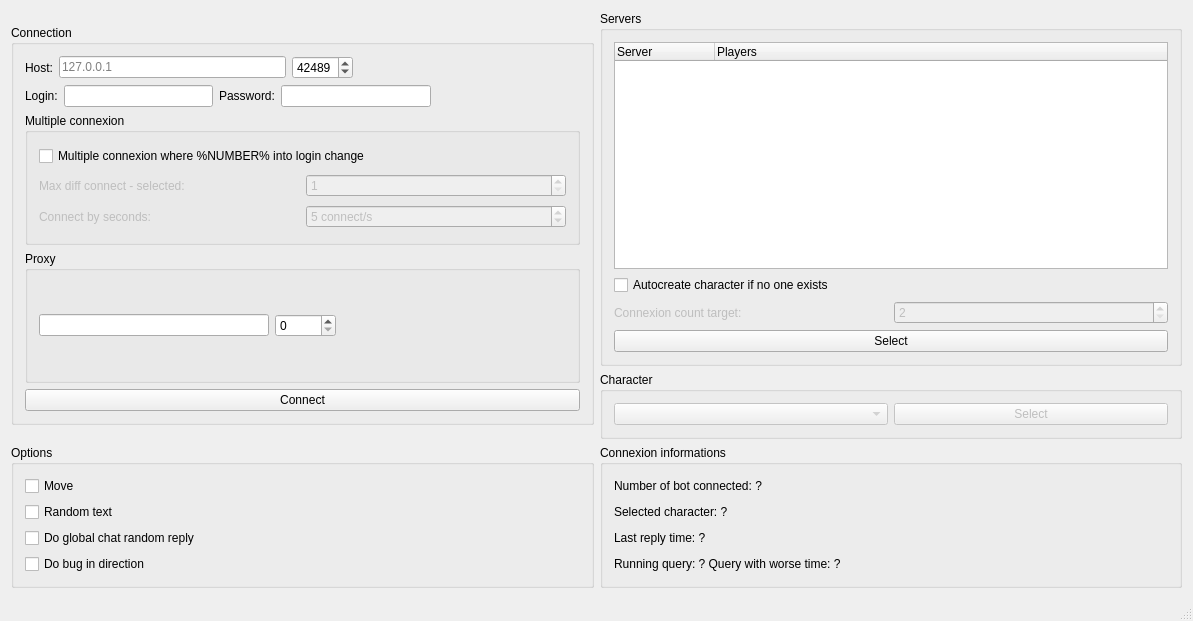
<?xml version="1.0" encoding="UTF-8"?>
<ui version="4.0">
 <class>MainWindow</class>
 <widget class="QMainWindow" name="MainWindow">
  <property name="geometry">
   <rect>
    <x>0</x>
    <y>0</y>
    <width>1193</width>
    <height>621</height>
   </rect>
  </property>
  <property name="windowTitle">
   <string>Bot actions</string>
  </property>
  <widget class="QWidget" name="centralWidget">
   <layout class="QGridLayout" name="gridLayout">
    <item row="0" column="0" rowspan="2">
     <widget class="QGroupBox" name="groupBox">
      <property name="maximumSize">
       <size>
        <width>16777215</width>
        <height>400</height>
       </size>
      </property>
      <property name="title">
       <string>Connection</string>
      </property>
      <layout class="QVBoxLayout" name="verticalLayout_3">
       <item>
        <layout class="QHBoxLayout" name="horizontalLayout_3">
         <item>
          <widget class="QLabel" name="label">
           <property name="text">
            <string>Host:</string>
           </property>
          </widget>
         </item>
         <item>
          <widget class="QLineEdit" name="host">
           <property name="placeholderText">
            <string notr="true">127.0.0.1</string>
           </property>
          </widget>
         </item>
         <item>
          <widget class="QSpinBox" name="port">
           <property name="maximum">
            <number>65535</number>
           </property>
           <property name="value">
            <number>42489</number>
           </property>
          </widget>
         </item>
         <item>
          <spacer name="horizontalSpacer">
           <property name="orientation">
            <enum>Qt::Horizontal</enum>
           </property>
           <property name="sizeHint" stdset="0">
            <size>
             <width>40</width>
             <height>20</height>
            </size>
           </property>
          </spacer>
         </item>
        </layout>
       </item>
       <item>
        <layout class="QHBoxLayout" name="horizontalLayout_2">
         <item>
          <widget class="QLabel" name="label_2">
           <property name="text">
            <string>Login:</string>
           </property>
          </widget>
         </item>
         <item>
          <widget class="QLineEdit" name="login"/>
         </item>
         <item>
          <widget class="QLabel" name="label_3">
           <property name="text">
            <string>Password:</string>
           </property>
          </widget>
         </item>
         <item>
          <widget class="QLineEdit" name="pass">
           <property name="echoMode">
            <enum>QLineEdit::Password</enum>
           </property>
          </widget>
         </item>
         <item>
          <spacer name="horizontalSpacer_3">
           <property name="orientation">
            <enum>Qt::Horizontal</enum>
           </property>
           <property name="sizeHint" stdset="0">
            <size>
             <width>40</width>
             <height>20</height>
            </size>
           </property>
          </spacer>
         </item>
        </layout>
       </item>
       <item>
        <widget class="QGroupBox" name="groupBox_MultipleConnexion">
         <property name="title">
          <string>Multiple connexion</string>
         </property>
         <layout class="QVBoxLayout" name="verticalLayout_7">
          <item>
           <widget class="QCheckBox" name="multipleConnexion">
            <property name="text">
             <string>Multiple connexion where %NUMBER% into login change</string>
            </property>
           </widget>
          </item>
          <item>
           <layout class="QHBoxLayout" name="horizontalLayout_7">
            <item>
             <widget class="QLabel" name="label_5">
              <property name="enabled">
               <bool>false</bool>
              </property>
              <property name="text">
               <string>Max diff connect - selected:</string>
              </property>
             </widget>
            </item>
            <item>
             <widget class="QSpinBox" name="maxDiffConnectedSelected">
              <property name="enabled">
               <bool>false</bool>
              </property>
              <property name="minimum">
               <number>1</number>
              </property>
              <property name="maximum">
               <number>999</number>
              </property>
              <property name="value">
               <number>1</number>
              </property>
             </widget>
            </item>
           </layout>
          </item>
          <item>
           <layout class="QHBoxLayout" name="horizontalLayout_6">
            <item>
             <widget class="QLabel" name="label_connectBySeconds">
              <property name="enabled">
               <bool>false</bool>
              </property>
              <property name="text">
               <string>Connect by seconds:</string>
              </property>
             </widget>
            </item>
            <item>
             <widget class="QSpinBox" name="connectBySeconds">
              <property name="enabled">
               <bool>false</bool>
              </property>
              <property name="suffix">
               <string> connect/s</string>
              </property>
              <property name="minimum">
               <number>1</number>
              </property>
              <property name="maximum">
               <number>99</number>
              </property>
              <property name="value">
               <number>5</number>
              </property>
             </widget>
            </item>
           </layout>
          </item>
         </layout>
        </widget>
       </item>
       <item>
        <widget class="QGroupBox" name="groupBox_Proxy">
         <property name="title">
          <string>Proxy</string>
         </property>
         <layout class="QVBoxLayout" name="verticalLayout_2">
          <item>
           <layout class="QHBoxLayout" name="horizontalLayout">
            <item>
             <widget class="QLineEdit" name="proxy"/>
            </item>
            <item>
             <widget class="QSpinBox" name="proxyport">
              <property name="maximum">
               <number>65535</number>
              </property>
             </widget>
            </item>
            <item>
             <spacer name="horizontalSpacer_2">
              <property name="orientation">
               <enum>Qt::Horizontal</enum>
              </property>
              <property name="sizeHint" stdset="0">
               <size>
                <width>40</width>
                <height>20</height>
               </size>
              </property>
             </spacer>
            </item>
           </layout>
          </item>
         </layout>
        </widget>
       </item>
       <item>
        <widget class="QPushButton" name="connect">
         <property name="text">
          <string>Connect</string>
         </property>
        </widget>
       </item>
      </layout>
     </widget>
    </item>
    <item row="0" column="1">
     <widget class="QGroupBox" name="groupBox_Server">
      <property name="minimumSize">
       <size>
        <width>0</width>
        <height>250</height>
       </size>
      </property>
      <property name="title">
       <string>Servers</string>
      </property>
      <layout class="QVBoxLayout" name="verticalLayout_8">
       <item>
        <widget class="QTreeWidget" name="serverList">
         <column>
          <property name="text">
           <string>Server</string>
          </property>
         </column>
         <column>
          <property name="text">
           <string>Players</string>
          </property>
         </column>
        </widget>
       </item>
       <item>
        <widget class="QCheckBox" name="autoCreateCharacter">
         <property name="text">
          <string>Autocreate character if no one exists</string>
         </property>
        </widget>
       </item>
       <item>
        <layout class="QHBoxLayout" name="horizontalLayout_5">
         <item>
          <widget class="QLabel" name="label_4">
           <property name="enabled">
            <bool>false</bool>
           </property>
           <property name="text">
            <string>Connexion count target:</string>
           </property>
          </widget>
         </item>
         <item>
          <widget class="QSpinBox" name="connexionCountTarget">
           <property name="enabled">
            <bool>false</bool>
           </property>
           <property name="minimum">
            <number>2</number>
           </property>
           <property name="maximum">
            <number>65535</number>
           </property>
          </widget>
         </item>
        </layout>
       </item>
       <item>
        <widget class="QPushButton" name="serverListSelect">
         <property name="text">
          <string>Select</string>
         </property>
        </widget>
       </item>
      </layout>
     </widget>
    </item>
    <item row="2" column="0">
     <widget class="QGroupBox" name="groupBox_3">
      <property name="title">
       <string>Options</string>
      </property>
      <layout class="QVBoxLayout" name="verticalLayout">
       <item>
        <widget class="QCheckBox" name="move">
         <property name="text">
          <string>Move</string>
         </property>
        </widget>
       </item>
       <item>
        <widget class="QCheckBox" name="randomText">
         <property name="text">
          <string>Random text</string>
         </property>
        </widget>
       </item>
       <item>
        <widget class="QCheckBox" name="chatRandomReply">
         <property name="text">
          <string>Do global chat random reply</string>
         </property>
        </widget>
       </item>
       <item>
        <widget class="QCheckBox" name="bugInDirection">
         <property name="text">
          <string>Do bug in direction</string>
         </property>
        </widget>
       </item>
      </layout>
     </widget>
    </item>
    <item row="2" column="1">
     <widget class="QGroupBox" name="groupBox_5">
      <property name="title">
       <string>Connexion informations</string>
      </property>
      <layout class="QVBoxLayout" name="verticalLayout_6">
       <item>
        <widget class="QLabel" name="numberOfBotConnected">
         <property name="text">
          <string>Number of bot connected: ?</string>
         </property>
        </widget>
       </item>
       <item>
        <widget class="QLabel" name="numberOfSelectedCharacter">
         <property name="text">
          <string>Selected character: ?</string>
         </property>
        </widget>
       </item>
       <item>
        <widget class="QLabel" name="labelLastReplyTime">
         <property name="text">
          <string>Last reply time: ?</string>
         </property>
        </widget>
       </item>
       <item>
        <widget class="QLabel" name="labelQueryList">
         <property name="text">
          <string>Running query: ? Query with worse time: ?</string>
         </property>
        </widget>
       </item>
      </layout>
     </widget>
    </item>
    <item row="1" column="1">
     <widget class="QGroupBox" name="groupBox_char">
      <property name="title">
       <string>Character</string>
      </property>
      <layout class="QVBoxLayout" name="verticalLayout_5">
       <item>
        <layout class="QHBoxLayout" name="horizontalLayout_4">
         <item>
          <widget class="QComboBox" name="characterList">
           <property name="enabled">
            <bool>false</bool>
           </property>
          </widget>
         </item>
         <item>
          <widget class="QPushButton" name="characterSelect">
           <property name="enabled">
            <bool>false</bool>
           </property>
           <property name="text">
            <string>Select</string>
           </property>
          </widget>
         </item>
        </layout>
       </item>
      </layout>
     </widget>
    </item>
   </layout>
  </widget>
  <widget class="QStatusBar" name="statusBar"/>
 </widget>
 <layoutdefault spacing="6" margin="11"/>
 <resources/>
 <connections>
  <connection>
   <sender>multipleConnexion</sender>
   <signal>toggled(bool)</signal>
   <receiver>label_4</receiver>
   <slot>setEnabled(bool)</slot>
   <hints>
    <hint type="sourcelabel">
     <x>137</x>
     <y>98</y>
    </hint>
    <hint type="destinationlabel">
     <x>126</x>
     <y>124</y>
    </hint>
   </hints>
  </connection>
  <connection>
   <sender>multipleConnexion</sender>
   <signal>toggled(bool)</signal>
   <receiver>connexionCountTarget</receiver>
   <slot>setEnabled(bool)</slot>
   <hints>
    <hint type="sourcelabel">
     <x>323</x>
     <y>98</y>
    </hint>
    <hint type="destinationlabel">
     <x>321</x>
     <y>123</y>
    </hint>
   </hints>
  </connection>
  <connection>
   <sender>multipleConnexion</sender>
   <signal>toggled(bool)</signal>
   <receiver>label_connectBySeconds</receiver>
   <slot>setEnabled(bool)</slot>
   <hints>
    <hint type="sourcelabel">
     <x>189</x>
     <y>99</y>
    </hint>
    <hint type="destinationlabel">
     <x>171</x>
     <y>149</y>
    </hint>
   </hints>
  </connection>
  <connection>
   <sender>multipleConnexion</sender>
   <signal>toggled(bool)</signal>
   <receiver>connectBySeconds</receiver>
   <slot>setEnabled(bool)</slot>
   <hints>
    <hint type="sourcelabel">
     <x>291</x>
     <y>101</y>
    </hint>
    <hint type="destinationlabel">
     <x>285</x>
     <y>151</y>
    </hint>
   </hints>
  </connection>
  <connection>
   <sender>multipleConnexion</sender>
   <signal>toggled(bool)</signal>
   <receiver>label_5</receiver>
   <slot>setEnabled(bool)</slot>
   <hints>
    <hint type="sourcelabel">
     <x>53</x>
     <y>97</y>
    </hint>
    <hint type="destinationlabel">
     <x>40</x>
     <y>173</y>
    </hint>
   </hints>
  </connection>
  <connection>
   <sender>multipleConnexion</sender>
   <signal>toggled(bool)</signal>
   <receiver>maxDiffConnectedSelected</receiver>
   <slot>setEnabled(bool)</slot>
   <hints>
    <hint type="sourcelabel">
     <x>253</x>
     <y>92</y>
    </hint>
    <hint type="destinationlabel">
     <x>308</x>
     <y>173</y>
    </hint>
   </hints>
  </connection>
 </connections>
</ui>
